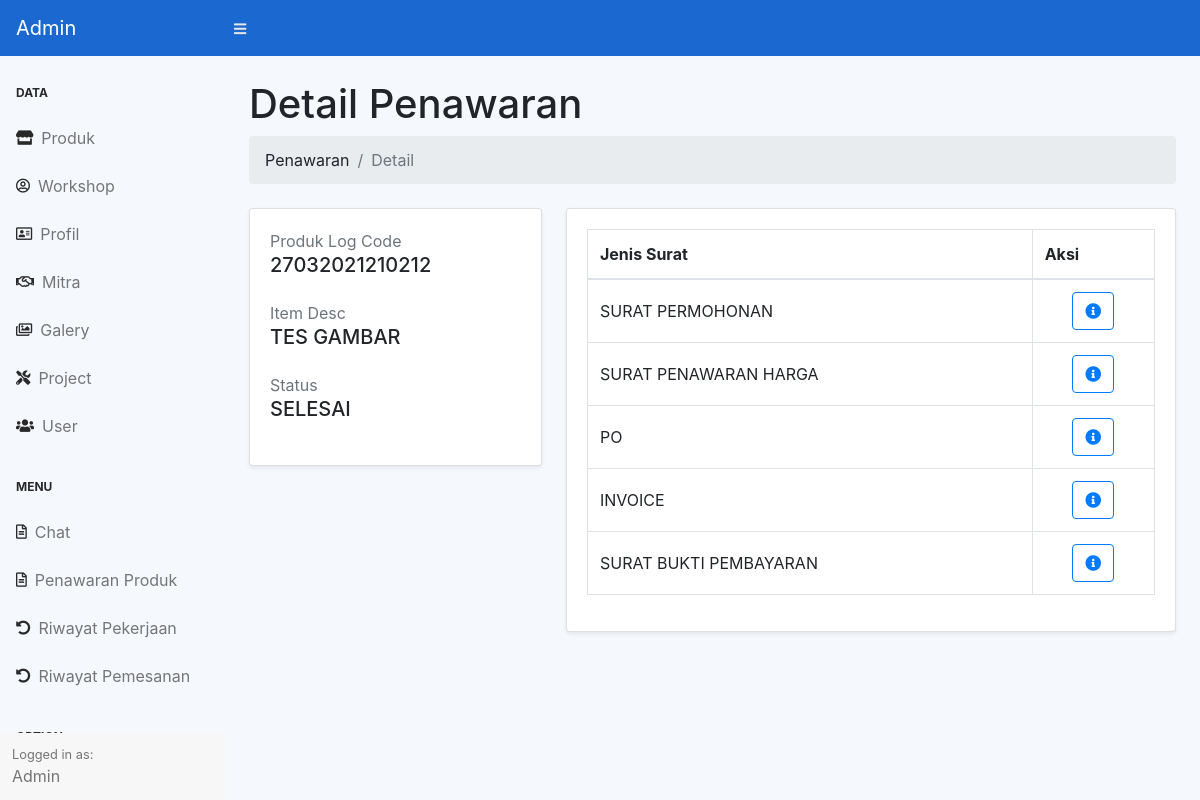
The app's page /admin/index.php?page=produk-penawaran-detail&logcode=27032021210212&itemdesc=tes gambar (signed in) with its own data.
### tables this page shows
CREATE TABLE `produk_log` (
  `id` int(11) NOT NULL,
  `id_user` int(11) NOT NULL,
  `id_produk` int(11) NOT NULL,
  `log_code` varchar(56) NOT NULL,
  `nama_perusahaan` varchar(255) NOT NULL,
  `alamat_perusahaan` varchar(255) NOT NULL,
  `kota` text NOT NULL,
  `nama_surat` varchar(128) NOT NULL,
  `harga` varchar(255) NOT NULL,
  `terbilang` varchar(255) NOT NULL,
  `jenis_surat` varchar(128) NOT NULL,
  `status_log` varchar(128) NOT NULL DEFAULT 'Menunggu Surat Penawaran Harga',
  `date` text NOT NULL,
  `ongkir` int(128) NOT NULL
);

### admin/Produk-Penawaran/detail.php (the view, shortened to what this page needs)
<div class="container-fluid">
    <h1 class="mt-4">Detail Penawaran </h1>
    <ol class="breadcrumb mb-4">
        <li class="breadcrumb-item ">Penawaran</li>
        <li class="breadcrumb-item active">Detail</li>
    </ol>
    <?php
    $cek = $koneksi->query("SELECT * FROM `produk_log` WHERE log_code='" . $_GET['logcode'] . "' ORDER BY id DESC LIMIT 1");
    $hasilcek = $cek->fetch_assoc();
    $status = $hasilcek['status_log'];
    ?>
    <div class="row">
        <div class="col-lg-4">
            <div class="card mb-4 shadow-sm">
                <div class="card-body">
                    <div class="text-muted">Produk Log Code</div>
                    <div class="h5 mb-4"><?= strtoupper($_GET['logcode']) ?></div>
                    <div class="text-muted">Item Desc</div>
                    <div class="h5 mb-4"><?= strtoupper($_GET['itemdesc']) ?></div>
                    <div class="text-muted">Status</div>
                    <div class="h5 mb-4 d-flex justify-content-between">
                        <?= $status ?>
                    </div>
                </div>
            </div>
        </div>
        <div class="col-lg-8">
            <div class="card mb-4 shadow-sm">
                <div class="card-body">
                    <div class="table-responsive">
                        <table class="table table-bordered" id="dataTable" width="100%" cellspacing="0">
                            <thead>
                                <tr>
                                    <th>Jenis Surat</th>
                                    <th>Aksi</th>
                                </tr>
                            </thead>
                            <tbody>
                                <?php $get = $koneksi->query("SELECT * FROM produk_log WHERE log_code = '" . $_GET['logcode'] . "'") ?>
                                <?php
                                while ($data = $get->fetch_assoc()) :
                                    if ($data['jenis_surat'] == 'PO') : ?>
                                        <tr>
                                            <td class="align-middle text-uppercase"><?= $data['jenis_surat'] ?></td>
                                            <td class="text-center">
                                                <a href="Produk-Penawaran/po.php?logcode=<?= $data['log_code'] ?>" class="btn btn-outline-primary" target="_blank"><i class="fas fa-info-circle"></i></a>
                                            </td>
                                        </tr>
                                    <?php elseif ($data['jenis_surat'] == 'SURAT PENAWARAN HARGA') : ?>
                                        <tr>
                                            <td class="align-middle text-uppercase"><?= $data['jenis_surat'] ?></td>
                                            <td class="text-center">
                                                <a href="Produk-Penawaran/pH.php?id=<?= $data['id'] ?>&terbilang=<?= $data['terbilang'] ?>&harga=<?= $data['harga'] ?>&logcode=<?= $data['log_code'] ?>" class="btn btn-outline-primary" target="_blank"><i class="fas fa-info-circle"></i></a>
                                            </td>
                                        </tr>
                                    <?php elseif ($data['jenis_surat'] == 'INVOICE') : ?>
                                        <tr>
                                            <td class="align-middle text-uppercase"><?= $data['jenis_surat'] ?></td>
                                            <td class="text-center">
                                                <a href="Produk-Penawaran/invoice.php?id=<?= $data['id'] ?>&terbilangs=<?= $data['terbilang'] ?>&hargas=<?= $data['harga'] ?>&logcode=<?= $data['log_code'] ?>&ongkir=<?= $data['ongkir'] ?>" class="btn btn-outline-primary" target="_blank"><i class="fas fa-info-circle"></i></a>
                                            </td>
                                        </tr>
                                    <?php else : ?>
                                        <tr>
                                            <td class="align-middle text-uppercase"><?= $data['jenis_surat'] ?></td>
                                            <td class="text-center">
                                                <a href="../assets/dokumen/<?= $data['nama_surat'] ?>" class="btn btn-outline-primary" target="_blank"><i class="fas fa-info-circle"></i></a>
                                            </td>
                                        </tr>
                                <?php endif;
                                endwhile ?>
                            </tbody>
                        </table>
                    </div>
                </div>
            </div>
        </div>
    </div>
</div>

### assets/css/customview.css (style rules this page uses)
.bg-grey { background-color: #f5f8fd !important; }

### records on screen
produk_log: status_log "SELESAI", jenis_surat "SURAT BUKTI PEMBAYARAN"
produk_log: jenis_surat "SURAT PERMOHONAN"
produk_log: jenis_surat "SURAT PENAWARAN HARGA"
produk_log: jenis_surat "PO"
produk_log: jenis_surat "INVOICE"

### other values on screen
$_GET['logcode'] "27032021210212"
$_GET['itemdesc'] "TES GAMBAR"
